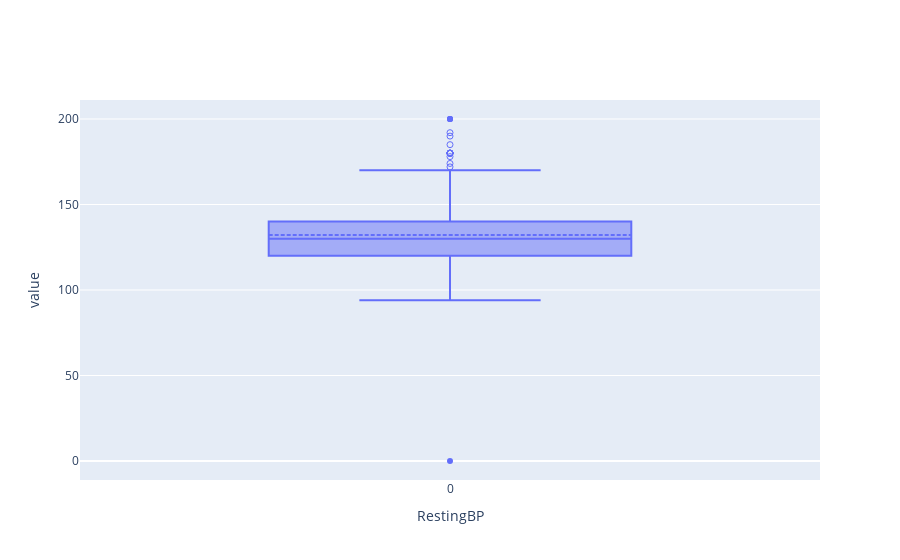

The cell this chart's notebook holds for it:
### Code cell
psdf_train['RestingBP'].plot.box()

### Figure 1 — Plotly figure (JSON) as saved in the notebook; plotly's stock layout.template omitted (floating-point values rounded to 4 significant figures)
{"data": [{"boxpoints": "suspectedoutliers", "lowerfence": [94], "mean": [132.1], "median": [130], "name": "RestingBP", "notched": false, "q1": [120], "q3": [140], "type": "box", "upperfence": [170], "y": [[172, 174, 178, 180, 180, 180, 180, 180, 180, 180, 180, 180, 185, 0, 190, 192, 200, 200, 200]]}], "layout": {"autosize": true, "xaxis": {"autorange": true, "range": [-0.5, 0.5], "title": {"text": "RestingBP"}}, "yaxis": {"autorange": true, "range": [-11.11, 211.1], "title": {"text": "value"}, "type": "linear"}}}
